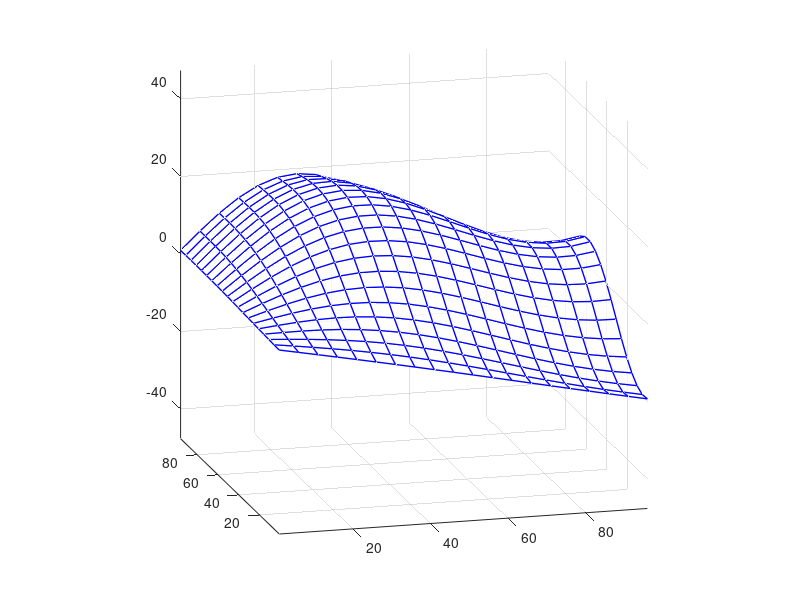

This chart was generated by the following MATLAB code: (Note: this script raises an error after producing the figure.)
close all;
clear;clc

%% 示例数据（自由曲线坐标）
% x = [1, 2, 3, 4, 5, 6, 7 ,8 ,9 ,10];
% y = [1, 1, 1, 1, 1, 80, 3, 0, -5, -2];

%% Surface生成了曲面网格，再处理。导入数据，逐行的计算
% load("wpts_X.mat");
% load("wpts_Y.mat");
% load("wpts_Z.mat");

%% 直接绘制一个曲面，下面使用。surf是面  mesh是网格
[X,Y] = meshgrid(1:5:99);
Z =0.2*Y.*sin(X/20) -0.2* X.*cos(Y/20);
mesh(X,Y,Z, 'EdgeColor', 'b', 'FaceAlpha', 0.7,'LineStyle','-','LineWidth',1);
view(-15, 15);
% view(0, 0);
axis equal; % 设置坐标轴比例一致
hold on
%% 开始循环计算。X方向作为循环方向i，逐行计算
% 定义插值点数量
num_points = 30;
% 初始化新的矩阵
new_x = zeros(num_points, num_points);
new_y = zeros(num_points, num_points);
new_z = zeros(num_points, num_points);


for i=1:20
    x = X(i,:);
    z = Z(i,:);
    % 计算曲率
    curvature = computeCurvature(x, z);

    % 多项式插值
degree = 5; % 选择插值多项式的次数
coefficients = polyfit(x, z, degree);

% 构造多项式
syms sym_x;
polynomial = poly2sym(coefficients, sym_x);

% 绘制原始数据和插值多项式曲线
xx = linspace(min(x), max(x), length(x));
zz = polyval(coefficients, xx);

    % 定义累积曲率作为插值参数
    cumulative_curvature = cumsum([0, sqrt(diff(xx).^2 + diff(zz).^2)]);

    % 生成非均匀插值点
    t_interp = linspace(0, cumulative_curvature(end), num_points);

    % 使用非均匀插值
    xi_interp = interp1(cumulative_curvature, xx, t_interp, 'pchip', 'extrap');
    zi_interp = polyval(coefficients, xi_interp);

    new_x(i,:) = xi_interp;
    new_z(i,:) = zi_interp;
end


y = Y(:,1)';
for j=1:num_points      
    z = new_z(1:length(Z),j)';
    % 计算曲率
    curvature = computeCurvature(y, z);

% 多项式插值
degree = 5; % 选择插值多项式的次数
coefficients = polyfit(y, z, degree);

% 构造多项式
syms sym_y;
polynomial = poly2sym(coefficients, sym_y);

% 绘制原始数据和插值多项式曲线
yy = linspace(min(y), max(y), length(y));
zz = polyval(coefficients, yy);


    % 定义累积曲率作为插值参数
    cumulative_curvature = cumsum([0, sqrt(diff(yy).^2 + diff(zz).^2)]);

    % 生成非均匀插值点
    t_interp = linspace(0, cumulative_curvature(end), num_points);

    % 使用非均匀插值
    yj_interp = interp1(cumulative_curvature, yy, t_interp, 'pchip', 'extrap');
    zj_interp = polyval(coefficients, yj_interp);
    new_y(:,j) = yj_interp';
    new_z(:,j) = zj_interp';
   
end
new_x = new_y';      

%% 绘制新曲面
% surf(new_x,new_y,new_z, 'FaceColor','r', 'EdgeColor', 'none', 'FaceAlpha', 0.7); 
mesh(new_x,new_y,new_z,  'EdgeColor', 'r', 'FaceAlpha', 0.9,'LineStyle','-','LineWidth',1);
% view(30, 20);
axis equal; % 设置坐标轴比例一致

% 添加标签和标题
% title('Comparison of Two Surfaces');
xlabel('X-axis');
ylabel('Y-axis');
zlabel('Z-axis');

% 添加图例
legend('Orignal surface', 'Proposed surface');